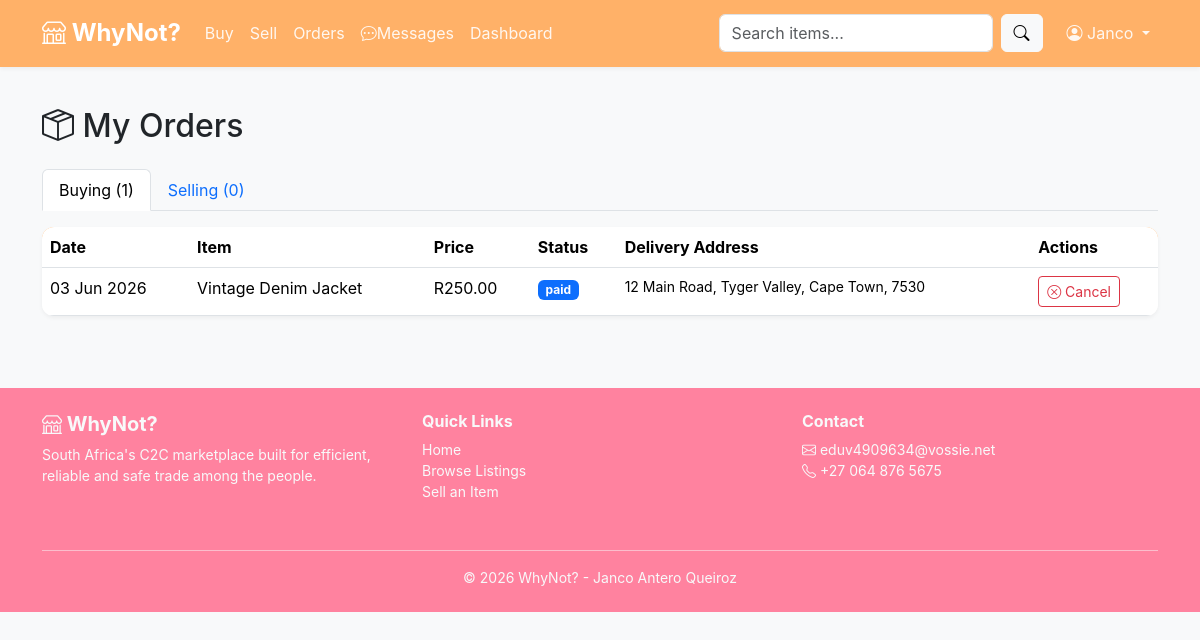
/orders.php (signed in), run on the app's committed database.
### tables this page shows
CREATE TABLE orders (
    order_id                INT AUTO_INCREMENT PRIMARY KEY,
    product_id              INT NOT NULL,
    buyer_id                INT NOT NULL,
    seller_id               INT NOT NULL,
    prod_title              VARCHAR(150) NOT NULL,
    price                   DECIMAL (10,2) NOT NULL,
    buyer_name              VARCHAR(100),
    order_status            ENUM('awaiting_payment', 'paid', 'confirmed', 'shipped', 'completed', 'cancelled') NOT NULL DEFAULT 'awaiting_payment',
    delivery_address        TEXT,
    payment_method          VARCHAR(50) NULL,
    transaction_id          VARCHAR(50) NULL,
    paid_at                 TIMESTAMP NULL,
    notes                   TEXT,
    created_at              TIMESTAMP DEFAULT CURRENT_TIMESTAMP,
    updated_at              TIMESTAMP DEFAULT CURRENT_TIMESTAMP ON UPDATE CURRENT_TIMESTAMP,

    FOREIGN KEY (product_id) REFERENCES products(product_id),
    FOREIGN KEY (buyer_id) REFERENCES users(user_id),
    FOREIGN KEY (seller_id) REFERENCES users(user_id),

    INDEX idx_buyer (buyer_id),
    INDEX idx_seller (seller_id),
    INDEX idx_status (order_status)
    );

### orders.php (the view, shortened to what this page needs)
<?php
require_once __DIR__ . '/includes/db.php';
$me = current_user_id();
$active_tab = ($_GET['tab'] ?? 'buying') === 'selling' ? 'selling' : 'buying';
$stmt = $pdo->prepare("SELECT * FROM orders WHERE buyer_id = ? ORDER BY created_at DESC");
$stmt->execute([$me]);
$buying = $stmt->fetchAll();
$stmt = $pdo->prepare("SELECT * FROM orders WHERE seller_id = ? ORDER BY created_at DESC");
$stmt->execute([$me]);
$selling = $stmt->fetchAll();
include __DIR__ . '/includes/header.php';
?>
<div class="container py-4">
    <h2><i class="bi bi-box-seam"></i> My Orders</h2>
    <ul class="nav nav-tabs mt-4" role="tablist">
        <li class="nav-item"><a class="nav-link <?= $active_tab === 'buying' ? 'active' : '' ?>" data-bs-toggle="tab" href="#buying">Buying (<?= count($buying) ?>)</a></li>
        <li class="nav-item"><a class="nav-link <?= $active_tab === 'selling' ? 'active' : '' ?>" data-bs-toggle="tab" href="#selling">Selling (<?= count($selling) ?>)</a></li>
    </ul>
    <div class="tab-content pt-3">
        <div id="buying" class="tab-pane fade <?= $active_tab === 'buying' ? 'show active' : '' ?>">
            <?php if (empty($buying)): ?>
                <div class="alert alert-info">You haven't bought anything yet. <a href="browse.php">Browse listings</a>.</div>
            <?php else: ?>
                <div class="table-responsive vd-table">
                    <table class="table table-hover mb-0">
                        <thead><tr><th>Date</th><th>Item</th><th>Price</th><th>Status</th><th>Delivery Address</th><th>Actions</th></tr></thead>
                        <tbody>
                        <?php foreach ($buying as $o): ?>
                            <tr>
                                <td><?= date('d M Y', strtotime($o['created_at'])) ?></td>
                                <td><?= htmlspecialchars($o['prod_title']) ?></td>
                                <td>R<?= number_format((float)$o['price'],2) ?></td>
                                <td><span class="badge vd-status-<?= $o['order_status'] ?>"><?= htmlspecialchars($o['order_status']) ?></span></td>
                                <td class="small"><?= htmlspecialchars($o['delivery_address'] ?? '-') ?></td>
                                <td>
                                    <?php if ($o['order_status'] === 'shipped'): ?>
                                        <form method="post" class="d-inline" onsubmit="return confirm('Confirm you have received this item?');">
                                            <input type="hidden" name="order_id" value="<?= $o['order_id'] ?>">
                                            <button type="submit" name="mark_received" class="btn btn-sm btn-success"><i class="bi bi-check-circle"></i>Mark as Received</button>
                                        </form>
                                    <?php elseif (in_array($o['order_status'], ['paid', 'confirmed'])): ?>
                                        <form method="POST" class="d-inline" onsubmit="return confirm('Are you sure you want to cancel this order?');">
                                            <button type="submit" name="cancel_order" class="btn btn-sm btn-outline-danger"><i class="bi bi-x-circle"></i> Cancel</button>
                                        </form>
                                    <?php endif; ?>
                                </td>
                            </tr>
                        <?php endforeach; ?>
                        </tbody>
                    </table>
                </div>
            <?php endif; ?>
        </div>
    </div>
</div>
<?php include __DIR__ . '/includes/footer.php'; ?>

### css/styles.css (style rules this page uses)
:root { --vd-primary: #ffb168; --vd-primary-dark: #ff829f; --vd-accent: #f4a261; --vd-accent-dark: #e07a3a; --vd-success: #2a9d8f; --vd-danger: #e63946; --vd-bg: #f8f9fa; --vd-card-bg: #ffffff; --vd-text: #212529; --vd-text-muted: #6c757d; --vd-border: #dee2e6; --vd-primary-light: #ff829f; --vd-radius: 12px; --vd-shadow-sm: 0 2px 4px rgba(0,0,0,0.05); --vd-shadow-md: 0 4px 12px rgba(0,0,0,0.1); }
body { background: var(--vd-bg); color: var(--vd-text); font-family: -apple-system, BlinkMacSystemFont, 'Segoe UI', Roboto, 'Helvetica Neue', Arial, sans-serif; }
.vd-table { background: white; border-radius: var(--vd-radius); overflow: hidden; box-shadow: var(--vd-shadow-sm); }
.vd-table thead { background: var(--vd-primary); color: white; }
.vd-status-paid { background: #0d6efd; color: #fff; }

### data on the page
orders: created_at "03 Jun 2026", prod_title "Vintage Denim Jacket", price "250.00", order_status "paid", delivery_address "12 Main Road, Tyger Valley, Cape Town, 7530"

### other printed values
current_user_name() "Janco"
count($buying) "1"
count($selling) "0"
